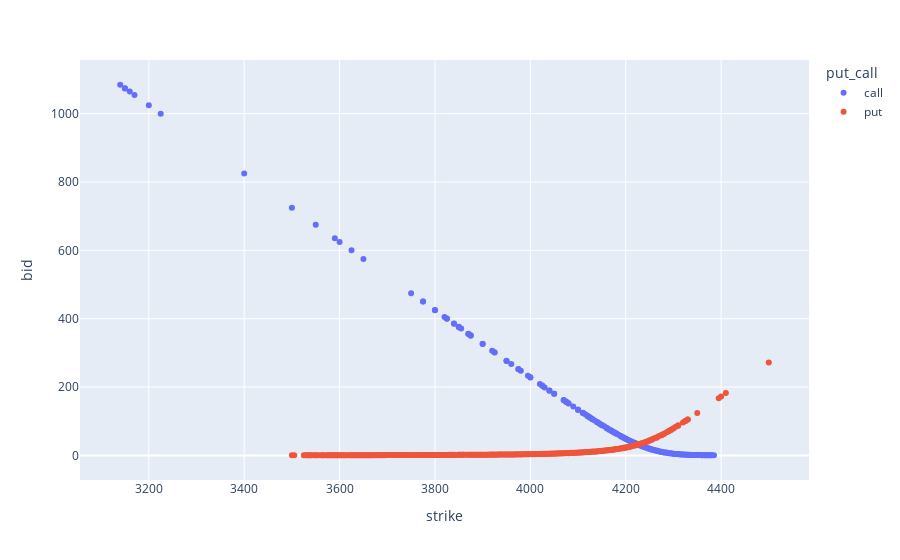

Notebook code cell kept with this figure:
### Code cell
fig = px.scatter(df,
                  x = "strike",
                  y="bid",
                  color = "put_call")
fig.show()

### Figure 1 — Plotly figure (JSON) as saved in the notebook; plotly's stock layout.template omitted (floating-point values rounded to 4 significant figures; data arrays with more than 128 entries replaced by an {"elided": "..."} marker saying what was removed)
{"data": [{"hovertemplate": "put_call=call<br>strike=%{x}<br>bid=%{y}<extra></extra>", "legendgroup": "call", "marker": {"color": "#636efa", "symbol": "circle"}, "mode": "markers", "name": "call", "orientation": "v", "showlegend": true, "type": "scatter", "x": {"elided": "169 int values"}, "xaxis": "x", "y": {"elided": "169 float values"}, "yaxis": "y"}, {"hovertemplate": "put_call=put<br>strike=%{x}<br>bid=%{y}<extra></extra>", "legendgroup": "put", "marker": {"color": "#EF553B", "symbol": "circle"}, "mode": "markers", "name": "put", "orientation": "v", "showlegend": true, "type": "scatter", "x": {"elided": "312 int values"}, "xaxis": "x", "y": {"elided": "312 float values"}, "yaxis": "y"}], "layout": {"legend": {"title": {"text": "put_call"}, "tracegroupgap": 0}, "margin": {"t": 60}, "xaxis": {"anchor": "y", "domain": [0, 1], "title": {"text": "strike"}}, "yaxis": {"anchor": "x", "domain": [0, 1], "title": {"text": "bid"}}}}
